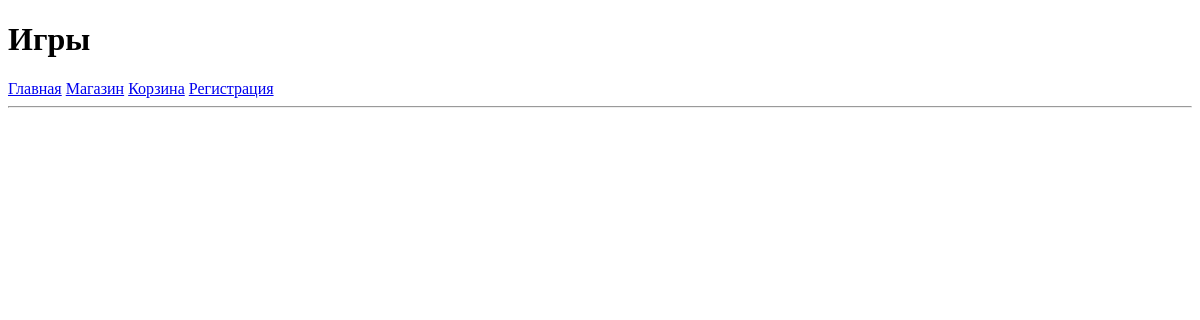
The page /news/ on the database as committed earlier.
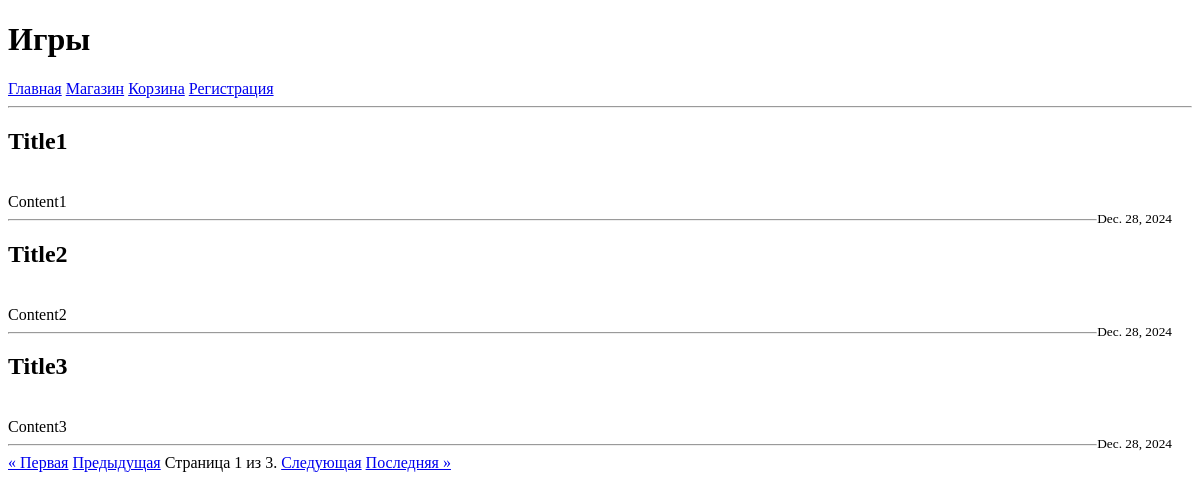
The same page on the database as committed later.
### task1/models.py (models this page shows)
class New(models.Model):
    title= models.CharField(max_length=50)
    content = models.TextField()
    date = models.DateField(auto_now_add=True)

### task1/views.py (the view)
# urls.py: path('news/', news, name='news'),
def news(request):
    news = New.objects.all().order_by('date')
    print(news)
    paginator = Paginator(news, 3)
    page_number = request.GET.get('page')
    page_obj = paginator.get_page(page_number)
    return render(request, 'news.html', {'news': page_obj})

### templates/news.html
{% extends 'menu.html' %}
{% block pagename %}<h1>Игры</h1>{% endblock %}
{% block menu %}{{ block.super }}{% endblock %}
{% block content %}
<hr>
{% for new in news %}
<h2>{{ new.title }}</h2>
<br>
{{ new.content }}
<br>
<small style="float: right; margin-right: 20px;">{{ new.date }}</small>
<hr>
{% endfor %}
{% if news.has_other_pages %}
<div class="pagination">
        <span class="step-links">
            {% if news.has_previous %}
                <a href="?page=1">&laquo; Первая</a>
                <a href="?page={{ news.previous_page_number }}">Предыдущая</a>
            {% else %}
                <a href="#">&laquo; Первая</a>
                <a href="#"><span area-hidden="true">Предыдущая</span></a>
            {% endif %}
            <span class="current">
                Страница {{ news.number }} из {{ news.paginator.num_pages }}.
            </span>
            {% if news.has_next %}
                <a href="?page={{ news.next_page_number }}">Следующая</a>
                <a href="?page={{ news.paginator.num_pages }}">Последняя &raquo;</a>
            {% else %}
                <a href="#">Следующая</a>
                <a href="#">Последняя &raquo;</a>
            {% endif %}
        </span>
</div>
{% endif %}
{% endblock %}

Rows that differ between the two databases and show on the page:
added New: title "Title1", content "Content1", date "Dec. 28, 2024"
added New: title "Title2", content "Content2", date "Dec. 28, 2024"
added New: title "Title3", content "Content3", date "Dec. 28, 2024"
Other text that changed with them:
{{ news.number }}: (not shown) → "1"
{{ news.paginator.num_pages }}: (not shown) → "3"
text now shown: "« Первая Предыдущая Страница из . Следующая Последняя »"
